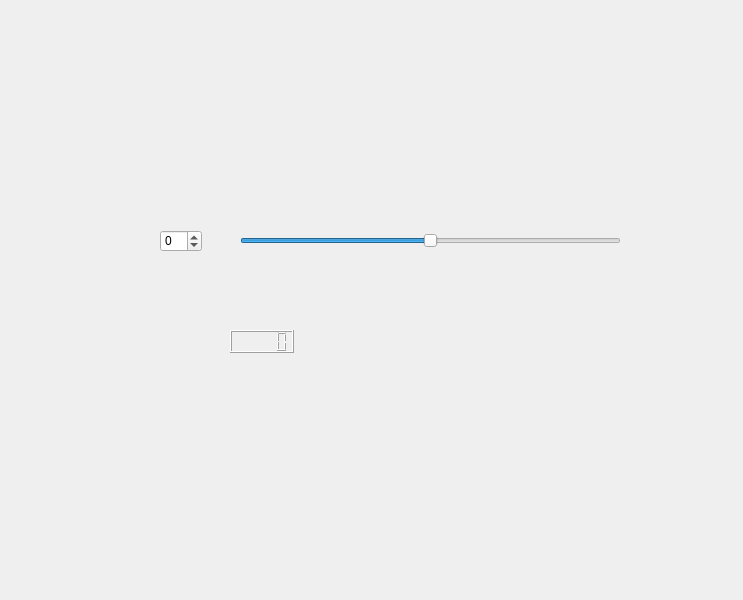
<?xml version="1.0" encoding="UTF-8"?>
<ui version="4.0">
 <class>Widget</class>
 <widget class="QWidget" name="Widget">
  <property name="geometry">
   <rect>
    <x>0</x>
    <y>0</y>
    <width>743</width>
    <height>600</height>
   </rect>
  </property>
  <property name="windowTitle">
   <string>Widget</string>
  </property>
  <widget class="QSpinBox" name="spinBox">
   <property name="geometry">
    <rect>
     <x>160</x>
     <y>230</y>
     <width>42</width>
     <height>22</height>
    </rect>
   </property>
   <property name="minimum">
    <number>-100</number>
   </property>
   <property name="maximum">
    <number>100</number>
   </property>
  </widget>
  <widget class="QSlider" name="horizontalSlider">
   <property name="geometry">
    <rect>
     <x>240</x>
     <y>230</y>
     <width>381</width>
     <height>22</height>
    </rect>
   </property>
   <property name="minimum">
    <number>-100</number>
   </property>
   <property name="maximum">
    <number>100</number>
   </property>
   <property name="orientation">
    <enum>Qt::Orientation::Horizontal</enum>
   </property>
  </widget>
  <widget class="QLCDNumber" name="lcdNumber">
   <property name="geometry">
    <rect>
     <x>230</x>
     <y>330</y>
     <width>64</width>
     <height>23</height>
    </rect>
   </property>
  </widget>
 </widget>
 <resources/>
 <connections>
  <connection>
   <sender>spinBox</sender>
   <signal>valueChanged(int)</signal>
   <receiver>horizontalSlider</receiver>
   <slot>setValue(int)</slot>
   <hints>
    <hint type="sourcelabel">
     <x>184</x>
     <y>243</y>
    </hint>
    <hint type="destinationlabel">
     <x>357</x>
     <y>240</y>
    </hint>
   </hints>
  </connection>
  <connection>
   <sender>horizontalSlider</sender>
   <signal>valueChanged(int)</signal>
   <receiver>spinBox</receiver>
   <slot>setValue(int)</slot>
   <hints>
    <hint type="sourcelabel">
     <x>340</x>
     <y>242</y>
    </hint>
    <hint type="destinationlabel">
     <x>177</x>
     <y>242</y>
    </hint>
   </hints>
  </connection>
  <connection>
   <sender>spinBox</sender>
   <signal>valueChanged(int)</signal>
   <receiver>lcdNumber</receiver>
   <slot>display(int)</slot>
   <hints>
    <hint type="sourcelabel">
     <x>180</x>
     <y>239</y>
    </hint>
    <hint type="destinationlabel">
     <x>237</x>
     <y>337</y>
    </hint>
   </hints>
  </connection>
  <connection>
   <sender>horizontalSlider</sender>
   <signal>valueChanged(int)</signal>
   <receiver>lcdNumber</receiver>
   <slot>display(int)</slot>
   <hints>
    <hint type="sourcelabel">
     <x>340</x>
     <y>240</y>
    </hint>
    <hint type="destinationlabel">
     <x>279</x>
     <y>341</y>
    </hint>
   </hints>
  </connection>
 </connections>
</ui>
